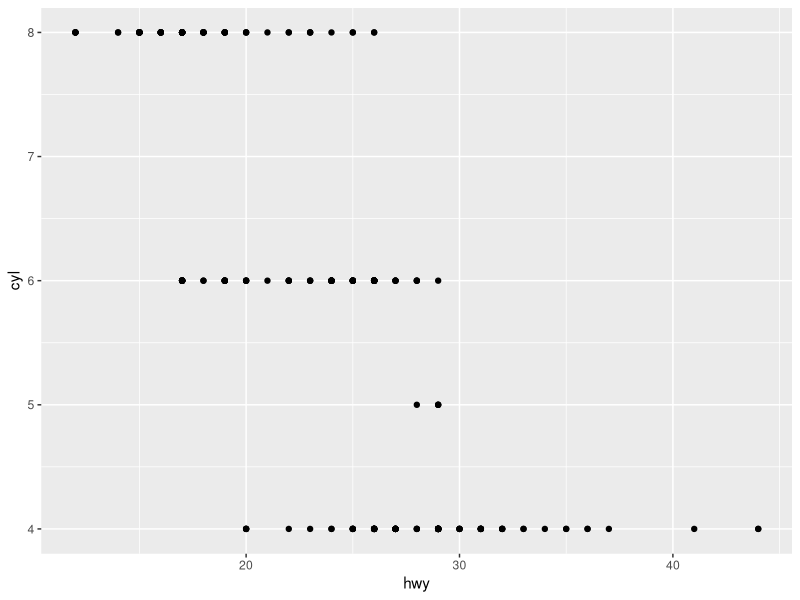
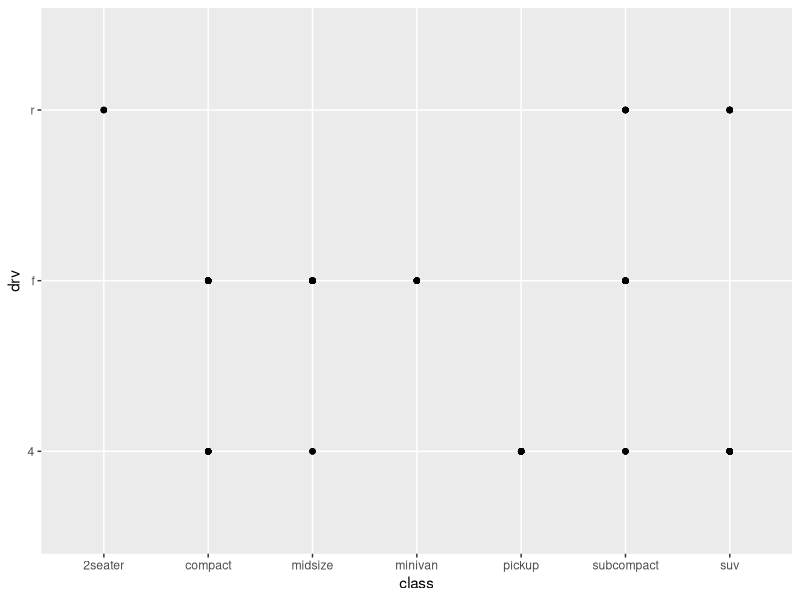
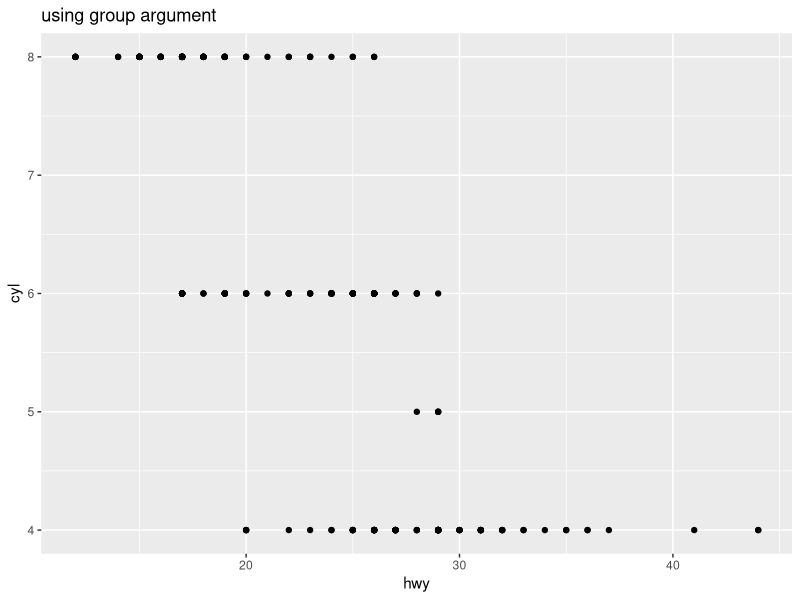
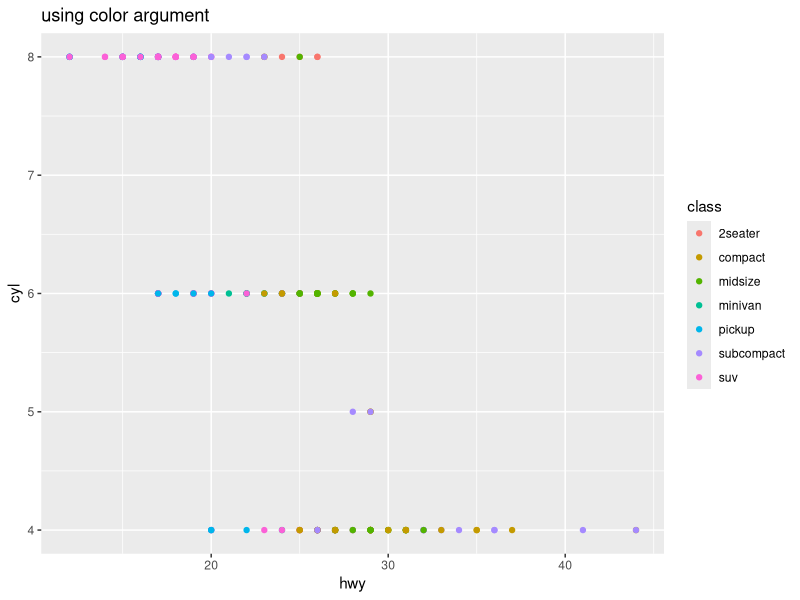
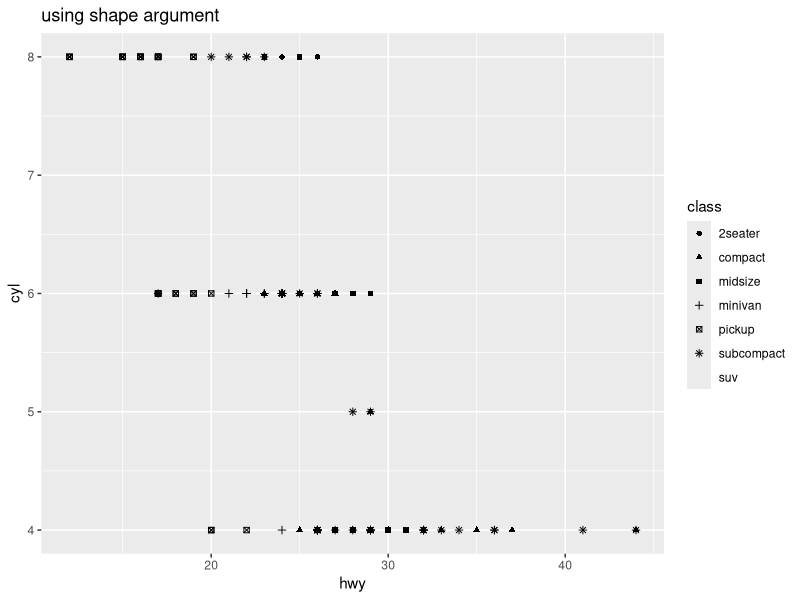
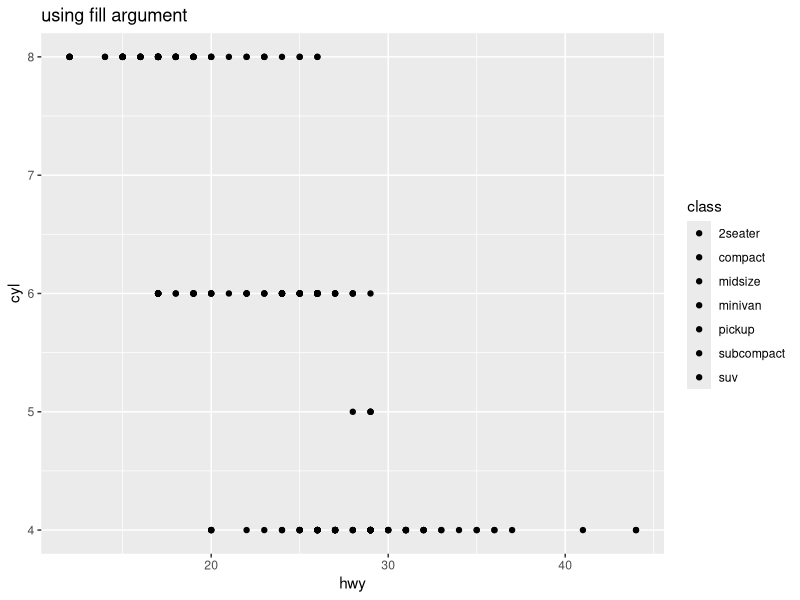
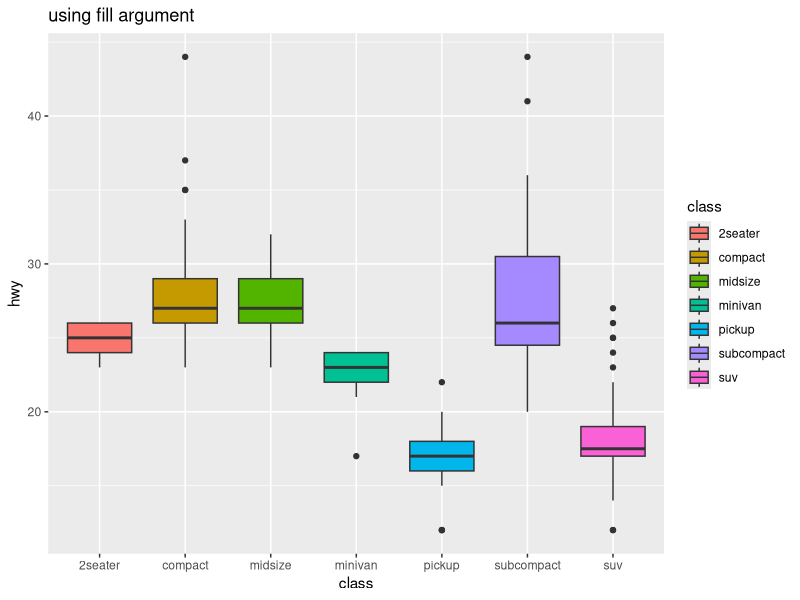
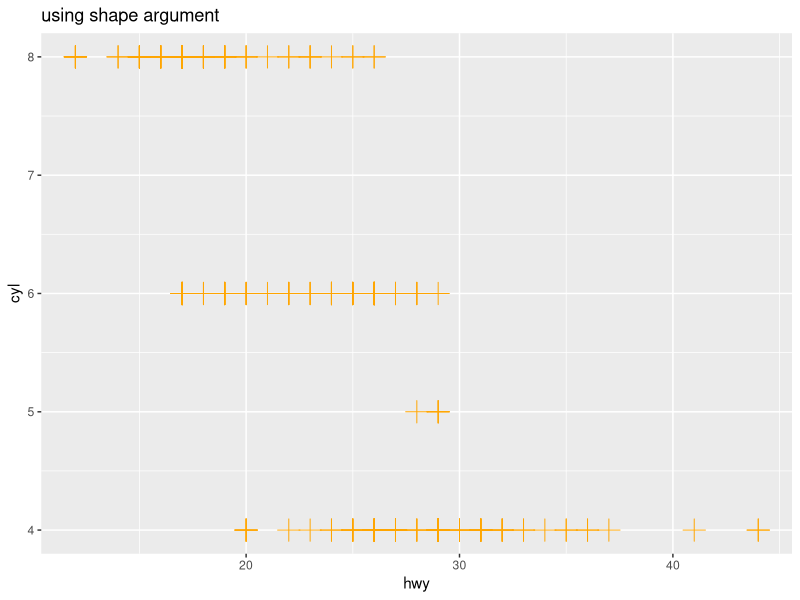

Reproduce these figures in R, in order.
## ---- chunk 1
knitr::opts_chunk$set(echo = TRUE)
library(tidyverse)
## ---- chunk 2
str(mpg)

dim(mpg)

ggplot(data = mpg,
       aes(hwy, cyl)) +
  geom_point()

ggplot(data = mpg,
       aes(class, drv)) +
  geom_point()

## ---- chunk 3
ggplot(data = mpg,
       aes(hwy, cyl, group = class)) +
  geom_point() +
  labs(title = "using group argument")

ggplot(data = mpg,
       aes(hwy, cyl, color = class)) +
  geom_point() +
    labs(title = "using color argument")

ggplot(data = mpg,
       aes(hwy, cyl, shape = class)) +
  geom_point() +
    labs(title = "using shape argument")

ggplot(data = mpg,
       aes(hwy, cyl, fill = class)) +
  geom_point() +
    labs(title = "using fill argument")

ggplot(data = mpg,
       aes(class, hwy)) +
  geom_boxplot(aes(fill = class)) +
    labs(title = "using fill argument")


## ---- chunk 4
ggplot(data = mpg, aes(hwy, cyl)) +
  geom_point(shape = 3, color = "orange", size = 5) +
    labs(title = "using shape argument")
## ---- chunk 5
ggplot(data = mpg, aes(hwy, cyl)) +
  geom_point(shape = 16, color = "orange", size = 5) +
    labs(title = "using shape argument")
## ---- chunk 6
ggplot(data = mpg, aes(hwy, cyl)) +
  geom_point(shape = 22, color = "orange", fill = "yellow", size = 5) +
    labs(title = "using shape argument")
## ---- chunk 7
ggplot(data = mpg) + 
  geom_point(mapping = aes(x = displ, y = hwy)) + 
  facet_wrap(~ class, nrow = 4, ncol = 2, strip.position = "bottom")
## ---- chunk 8
ggplot(data = mpg) + 
  geom_point(mapping = aes(x = displ, y = hwy)) + 
  facet_grid(. ~ class)
## ---- chunk 9
ggplot(data = mpg) + 
  geom_point(mapping = aes(x = displ, y = hwy)) + 
  facet_grid(drv ~ class)
## ---- chunk 10
mpg %>% 
  ggplot(aes(x = displ, y = hwy, color = drv)) +
  geom_smooth(aes(linetype = drv), show.legend = FALSE) +
  geom_point(show.legend = FALSE, position = "jitter")
## ---- chunk 11
mpg %>% 
  ggplot(aes(x = displ, y = hwy)) + 
  geom_point(mapping = aes(color = class), show.legend = TRUE) + 
  geom_smooth(data = filter(mpg, class == "subcompact"), se = TRUE) +
  geom_smooth(data = filter(mpg, class == "suv"), se = TRUE)
  
## ---- chunk 12
mpg %>% 
  ggplot(aes(x = displ, y = hwy, color =  class)) + 
  geom_line() +
  facet_wrap(. ~ class)

## ---- chunk 13
mpg %>% 
  ggplot(aes(displ, hwy)) +
  geom_point(size = 3) +
  geom_smooth(se = FALSE, size = 3)
## ---- chunk 14
mpg %>% 
  ggplot(aes(displ, hwy)) +
  geom_smooth(aes(group =  drv), se = FALSE, size = 2 ) +
  geom_point(size = 3)
## ---- chunk 15
mpg %>% 
  ggplot(aes(displ, hwy, color = drv)) +
  geom_smooth(se = FALSE, size = 2 ) +
  geom_point(size = 3)
## ---- chunk 16
mpg %>% 
  ggplot(aes(displ, hwy)) +
  geom_point(aes(color = drv),size = 3, show.legend = FALSE) +
  geom_smooth(se = FALSE, size = 2 )
## ---- chunk 17
diamonds %>% 
  ggplot(aes(x = cut)) +
  geom_bar(aes(y = ..prop.., group = 1), show.legend = FALSE)
## ---- chunk 18
diamonds %>% 
  ggplot(aes(x = cut, fill = clarity)) +
  geom_bar()
## ---- chunk 19
diamonds %>%
  count(cut) %>% 
  ggplot(aes(x = cut, y  = n)) +
  geom_bar(stat = "identity")
## ---- chunk 20
diamonds %>% 
  ggplot(aes(x = cut)) +
  stat_count()
## ---- chunk 21
diamonds %>%
  ggplot() +
  stat_summary(
    aes(x = cut, y = depth, color = cut),
    fun.y = median,
    fun.ymax = max,
    fun.ymin = min,
    show.legend = FALSE) +
  coord_flip()
## ---- chunk 22
diamonds %>% 
  ggplot(aes(x = cut, fill = clarity)) +
  geom_bar()
## ---- chunk 23
diamonds %>% 
  ggplot(aes(x = cut, color = clarity)) +
  geom_bar(fill = NA, position = "identity")
## ---- chunk 24
diamonds %>% 
  ggplot(aes(x = cut, fill = clarity)) +
  geom_bar(position = "fill")
## ---- chunk 25
diamonds %>% 
  ggplot(aes(x = cut, fill = clarity)) +
  geom_bar(position = "dodge")
## ---- chunk 26
ggplot(data = mpg, mapping = aes(x = cty, y = hwy)) + 
  geom_point(position = "jitter")

ggplot(data = mpg, mapping = aes(x = cty, y = hwy)) + 
  geom_jitter()

ggplot(data = mpg, mapping = aes(x = cty, y = hwy)) + 
  geom_count()

ggplot(data = mpg, mapping = aes(x = class, y =  cty)) + 
  geom_boxplot(aes(fill = class)) 
## ---- chunk 27
diamonds %>% 
  ggplot(aes(x = cut, fill = cut)) +
  geom_bar(width = 1, show.legend = FALSE) +
  coord_polar() +
  theme(aspect.ratio = 1)

